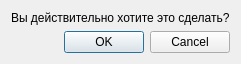
<?xml version="1.0" encoding="UTF-8"?>
<ui version="4.0">
 <class>Dialog</class>
 <widget class="QDialog" name="Dialog">
  <property name="geometry">
   <rect>
    <x>0</x>
    <y>0</y>
    <width>222</width>
    <height>60</height>
   </rect>
  </property>
  <property name="windowTitle">
   <string>Подтверждение</string>
  </property>
  <property name="windowIcon">
   <iconset>
    <normaloff>images/iconfinder.png</normaloff>images/iconfinder.png</iconset>
  </property>
  <layout class="QVBoxLayout" name="verticalLayout">
   <item>
    <widget class="QLabel" name="label">
     <property name="text">
      <string>Вы действительно хотите это сделать?</string>
     </property>
    </widget>
   </item>
   <item>
    <widget class="QDialogButtonBox" name="buttonBox">
     <property name="standardButtons">
      <set>QDialogButtonBox::Cancel|QDialogButtonBox::Ok</set>
     </property>
    </widget>
   </item>
  </layout>
 </widget>
 <resources/>
 <connections/>
</ui>
